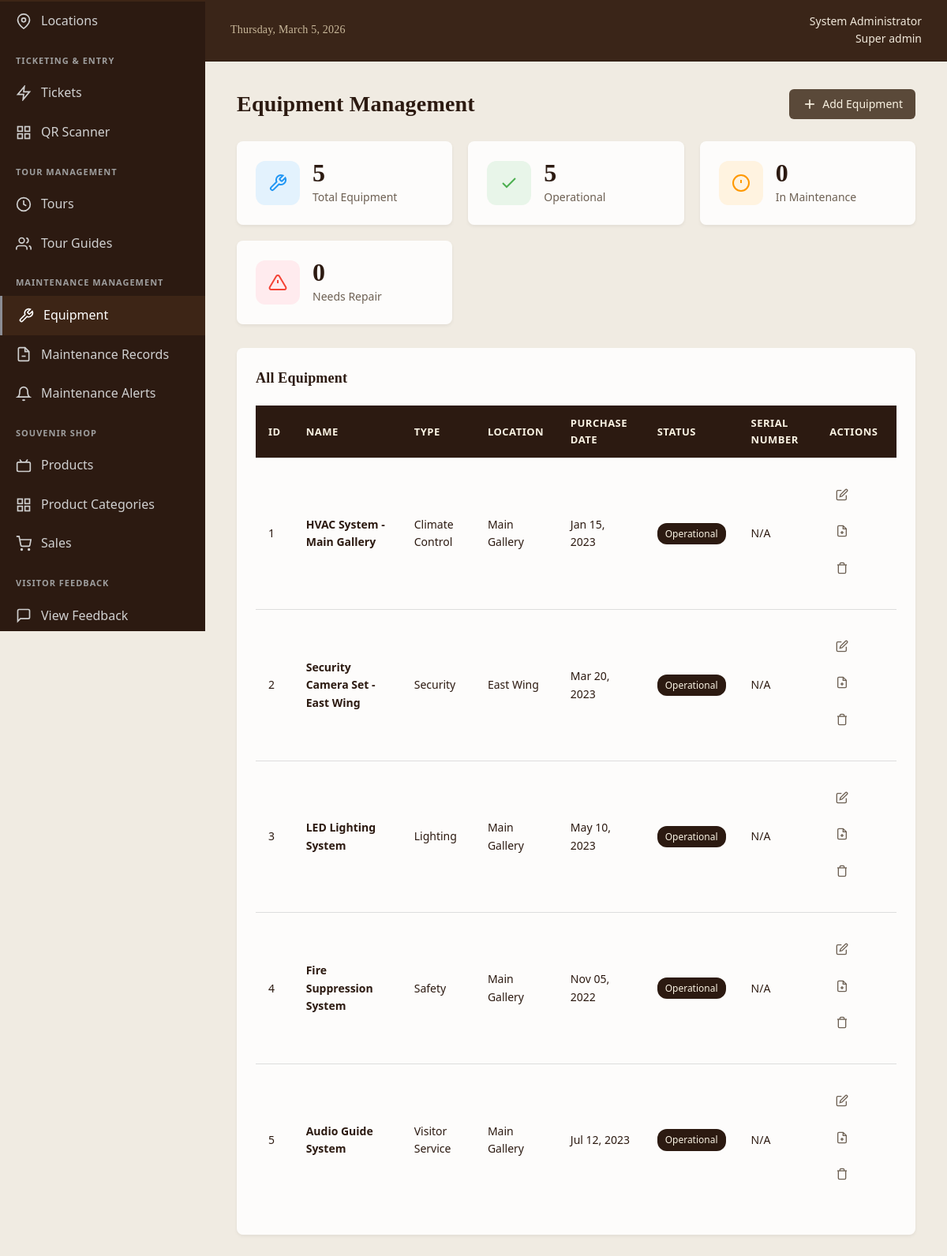
Screenshot of /admin/equipment.php (signed in) with the database file from the repository.
### tables this page shows
CREATE TABLE IF NOT EXISTS equipment (
    equipment_id    INT PRIMARY KEY AUTO_INCREMENT,
    name            VARCHAR(200) NOT NULL,
    equipment_type  VARCHAR(100) NOT NULL,
    location_id     INT,
    purchase_date   DATE,
    warranty_expiry DATE,
    status          ENUM('operational', 'maintenance', 'repair', 'retired') DEFAULT 'operational',
    serial_number   VARCHAR(100),
    description     TEXT,
    created_at      TIMESTAMP DEFAULT CURRENT_TIMESTAMP,
    FOREIGN KEY (location_id) REFERENCES locations(location_id)
);

CREATE TABLE IF NOT EXISTS locations (
    location_id INT PRIMARY KEY AUTO_INCREMENT,
    name        VARCHAR(100) NOT NULL,
    floor       VARCHAR(20),
    capacity    INT,
    description TEXT
);

### config/config.php (called while the page is built, shortened)
<?php
function formatDate($date) {
    return date('M d, Y', strtotime($date));
}
?>

### admin/equipment.php (the view, shortened to what this page needs)
<?php
require_once '../config/config.php';
$stmt = $pdo->query("
    SELECT e.*, l.name as location_name
    FROM equipment e
    LEFT JOIN locations l ON e.location_id = l.location_id
    ORDER BY e.created_at ASC
");
$equipment_list = $stmt->fetchAll();
$total_equipment = $pdo->query("SELECT COUNT(*) as total FROM equipment")->fetch()['total'];
$operational = $pdo->query("SELECT COUNT(*) as total FROM equipment WHERE status = 'operational'")->fetch()['total'];
$maintenance = $pdo->query("SELECT COUNT(*) as total FROM equipment WHERE status = 'maintenance'")->fetch()['total'];
$repair = $pdo->query("SELECT COUNT(*) as total FROM equipment WHERE status = 'repair'")->fetch()['total'];
include 'includes/header.php';
?>
<div class="page-header">
    <h1>Equipment Management</h1>
    <a href="equipment-form.php" class="btn btn-primary">
        <svg width="20" height="20" viewBox="0 0 24 24" fill="none" stroke="currentColor" stroke-width="2">
            <line x1="12" y1="5" x2="12" y2="19"/>
            <line x1="5" y1="12" x2="19" y2="12"/>
        </svg>
        Add Equipment
    </a>
</div>
<div class="stats-grid" style="margin-bottom: 30px;">
    <div class="stat-card">
        <div class="stat-icon" style="background: #e3f2fd;">
            <svg width="24" height="24" viewBox="0 0 24 24" fill="none" stroke="#2196f3" stroke-width="2">
                <path d="M14.7 6.3a1 1 0 0 0 0 1.4l1.6 1.6a1 1 0 0 0 1.4 0l3.77-3.77a6 6 0 0 1-7.94 7.94l-6.91 6.91a2.12 2.12 0 0 1-3-3l6.91-6.91a6 6 0 0 1 7.94-7.94l-3.76 3.76z"/>
            </svg>
        </div>
        <div class="stat-content">
            <h3><?php echo $total_equipment; ?></h3>
            <p>Total Equipment</p>
        </div>
    </div>
    <div class="stat-card">
        <div class="stat-icon" style="background: #e8f5e9;">
            <svg width="24" height="24" viewBox="0 0 24 24" fill="none" stroke="#4caf50" stroke-width="2">
                <polyline points="20 6 9 17 4 12"/>
            </svg>
        </div>
        <div class="stat-content">
            <h3><?php echo $operational; ?></h3>
            <p>Operational</p>
        </div>
    </div>
    <div class="stat-card">
        <div class="stat-icon" style="background: #fff3e0;">
            <svg width="24" height="24" viewBox="0 0 24 24" fill="none" stroke="#ff9800" stroke-width="2">
                <circle cx="12" cy="12" r="10"/>
                <line x1="12" y1="8" x2="12" y2="12"/>
                <line x1="12" y1="16" x2="12.01" y2="16"/>
            </svg>
        </div>
        <div class="stat-content">
            <h3><?php echo $maintenance; ?></h3>
            <p>In Maintenance</p>
        </div>
    </div>
    <div class="stat-card">
        <div class="stat-icon" style="background: #ffebee;">
            <svg width="24" height="24" viewBox="0 0 24 24" fill="none" stroke="#f44336" stroke-width="2">
                <path d="M10.29 3.86L1.82 18a2 2 0 0 0 1.71 3h16.94a2 2 0 0 0 1.71-3L13.71 3.86a2 2 0 0 0-3.42 0z"/>
                <line x1="12" y1="9" x2="12" y2="13"/>
                <line x1="12" y1="17" x2="12.01" y2="17"/>
            </svg>
        </div>
        <div class="stat-content">
            <h3><?php echo $repair; ?></h3>
            <p>Needs Repair</p>
        </div>
    </div>
</div>
<div class="card">
    <div class="card-header">
        <h2>All Equipment</h2>
    </div>
    <div class="card-body">
        <div class="table-responsive">
            <table class="data-table">
                <thead>
                    <tr>
                        <th>ID</th>
                        <th>Name</th>
                        <th>Type</th>
                        <th>Location</th>
                        <th>Purchase Date</th>
                        <th>Status</th>
                        <th>Serial Number</th>
                        <th>Actions</th>
                    </tr>
                </thead>
                <tbody>
                    <?php if (empty($equipment_list)): ?>
                        <tr>
                            <td colspan="8" style="text-align: center;">No equipment found</td>
                        </tr>
                    <?php else: ?>
                        <?php foreach ($equipment_list as $equipment): ?>
                            <tr>
                                <td><?php echo $equipment['equipment_id']; ?></td>
                                <td><strong><?php echo htmlspecialchars($equipment['name']); ?></strong></td>
                                <td><?php echo htmlspecialchars($equipment['equipment_type']); ?></td>
                                <td><?php echo htmlspecialchars($equipment['location_name'] ?? 'N/A'); ?></td>
                                <td><?php echo $equipment['purchase_date'] ? formatDate($equipment['purchase_date']) : 'N/A'; ?></td>
                                <td>
                                    <span class="badge badge-<?php
                                        echo $equipment['status'] == 'operational' ? 'success' :
                                            ($equipment['status'] == 'maintenance' ? 'warning' :
                                            ($equipment['status'] == 'repair' ? 'danger' : 'secondary'));
                                    ?>">
                                        <?php echo ucfirst($equipment['status']); ?>
                                    </span>
                                </td>
                                <td><?php echo htmlspecialchars($equipment['serial_number'] ?? 'N/A'); ?></td>
                                <td>
                                    <div class="action-buttons">
                                        <a href="equipment-form.php?id=<?php echo $equipment['equipment_id']; ?>" class="btn-icon" title="Edit">
                                            <svg width="16" height="16" viewBox="0 0 24 24" fill="none" stroke="currentColor" stroke-width="2">
                                                <path d="M11 4H4a2 2 0 0 0-2 2v14a2 2 0 0 0 2 2h14a2 2 0 0 0 2-2v-7"/>
                                                <path d="M18.5 2.5a2.121 2.121 0 0 1 3 3L12 15l-4 1 1-4 9.5-9.5z"/>
                                            </svg>
                                        </a>
                                        <a href="maintenance-records.php?equipment_id=<?php echo $equipment['equipment_id']; ?>" class="btn-icon" title="Maintenance Records">
                                            <svg width="16" height="16" viewBox="0 0 24 24" fill="none" stroke="currentColor" stroke-width="2">
                                                <path d="M14 2H6a2 2 0 0 0-2 2v16a2 2 0 0 0 2 2h12a2 2 0 0 0 2-2V8z"/>
                                                <polyline points="14 2 14 8 20 8"/>
                                                <line x1="12" y1="18" x2="12" y2="12"/>
                                                <line x1="9" y1="15" x2="15" y2="15"/>
                                            </svg>
                                        </a>
                                        <a href="?delete=<?php echo $equipment['equipment_id']; ?>"
                                           class="btn-icon btn-danger"
                                           onclick="return confirm('Are you sure you want to delete this equipment?')"
                                           title="Delete">
                                            <svg width="16" height="16" viewBox="0 0 24 24" fill="none" stroke="currentColor" stroke-width="2">
                                                <polyline points="3 6 5 6 21 6"/>
                                                <path d="M19 6v14a2 2 0 0 1-2 2H7a2 2 0 0 1-2-2V6m3 0V4a2 2 0 0 1 2-2h4a2 2 0 0 1 2 2v2"/>
                                            </svg>
                                        </a>
                                    </div>
                                </td>
                            </tr>
                        <?php endforeach; ?>
                    <?php endif; ?>
                </tbody>
            </table>
        </div>
    </div>
</div>
<?php include 'includes/footer.php'; ?>

### assets/css/style.css (style rules this page uses)
:root { --cream-harvest: #FAF3E3; --golden-sand: #CFBB9F; --chestnut-grove: #5A4939; --smoky-oak: rgb(109, 96, 83); --cocoa-bark: #2C1A11; --bg-color: #ab9980; --accent: var(--golden-sand); --text-dark: var(--cocoa-bark); --text-light: var(--cream-harvest); --btn-bg: var(--chestnut-grove); --btn-hover: var(--smoky-oak); --card-bg: rgba(255, 255, 255, 0.859); --shadow-color: rgba(44, 26, 17, 0.055); --border-color: rgb(109, 96, 83, 0.864); --card-radius: 14px; --primary-dark: #2C1A11; --primary-light: #CFBB9F; --primary-accent: #FAF3E3; --text-dark-legacy: #2C1A11; --text-light-legacy: #666; --border-color-legacy: #DDD; --shadow: 0 2px 8px rgba(44, 26, 17, 0.1); --spacing-sm: 0.5rem; --spacing-md: 1rem; --spacing-lg: 2rem; --spacing-xl: 3rem; --color-primary: #2C1A11; --color-primary-dark: #1a0f08; --color-secondary: #CFBB9F; --color-bg-main: #2C1A11;; --color-bg-card: rgba(255, 255, 255, 0.859); --color-text-primary: #2C1A11; --color-text-secondary: #6d6053; --color-border: #ddd; --color-sidebar: #2C1A11; --color-sidebar-hover: #3d2516; --color-success: #6c8e7f; --color-warning: #a88f5e; --color-error: #a67474; --color-info: #6c8090; }
* { margin: 0; padding: 0; box-sizing: border-box; }
body { margin: 0; padding: 0; font-family: "Montserrat", system-ui, -apple-system, "Segoe UI", Roboto, "Helvetica Neue", Arial; background: var(--bg-color); color: var(--text-dark); line-height: 1.6; -webkit-font-smoothing: antialiased; -moz-osx-font-smoothing: grayscale; }
body::before { content: ""; position: fixed; top: 0; left: 0; width: 100%; height: 100%; background-image: url("../../img/background.jpg"); background-repeat: no-repeat; background-position: center center; background-size: cover; opacity: 0.18; pointer-events: none; z-index: -1; }
h1, h2, h3, .navbar-brand { font-family: "Playfair Display", Georgia, serif; color: var(--text-dark); letter-spacing: 0.2px; }
.page-header { display: flex; justify-content: space-between; align-items: center; margin-bottom: 24px; }
.page-header h1 { font-size: 28px; color: var(--color-text-primary); font-weight: 600; padding: 0 0; }
.card { background: var(--color-bg-card); border-radius: 8px; padding: 24px; box-shadow: 0 2px 4px rgba(0,0,0,0.06); margin-bottom: 24px; }
.card h2 { font-size: 18px; margin-bottom: 20px; color: var(--color-text-primary); padding-left: 0; padding-right: 0; }
.stats-grid { display: grid; grid-template-columns: repeat(auto-fit, minmax(240px, 1fr)); gap: 20px; margin-bottom: 32px; }
.stat-card { background: var(--color-bg-card); border-radius: 8px; padding: 24px; box-shadow: 0 2px 4px rgba(0,0,0,0.06); display: flex; align-items: center; gap: 16px; }
.stat-icon { width: 56px; height: 56px; border-radius: 12px; display: flex; align-items: center; justify-content: center; }
.stat-content h3 { font-size: 32px; color: var(--color-text-primary); font-weight: 600; line-height: 1; margin-bottom: 4px; }
.stat-content p { font-size: 14px; color: var(--color-text-secondary); }
.btn { display: inline-flex; align-items: center; justify-content: center; gap: 6px; padding: 8px 16px; border: none; border-radius: 6px; font-size: 14px; font-weight: 500; cursor: pointer; transition: all 0.2s; text-decoration: none; white-space: nowrap; height: fit-content; }
.btn-primary { background: var(--color-primary); color: #ffffff; }
.btn-icon { background: none; border: none; padding: 8px; cursor: pointer; color: var(--color-text-secondary); border-radius: 4px; transition: all 0.2s; }
.btn-group, .action-buttons, .button-group { display: flex; gap: 10px; flex-wrap: wrap; align-items: center; margin: 16px 0; }
.action-buttons { display: flex; gap: 8px; }
.table-responsive { overflow-x: auto; }
.data-table { width: 100%; border-collapse: collapse; }
.data-table thead { background: var(--color-bg-main); }
.data-table th { padding: 12px 16px; text-align: left; font-size: 13px; font-weight: 600; color: var(--cream-harvest); text-transform: uppercase; letter-spacing: 0.5px; }
.data-table td { padding: 14px 16px; border-top: 1px solid var(--color-border); font-size: 14px; color: var(--color-text-primary); }
.badge { display: inline-block; padding: 4px 10px; border-radius: 12px; font-size: 12px; font-weight: 500; background: var(--color-bg-main); color: var(--text-light); }
.btn-primary { background-color: var(--btn-bg); color: var(--text-light); border: none; }

### rows the page displays
equipment: equipment_id "1", name "HVAC System - Main Gallery", equipment_type "Climate Control", location.name "Main Gallery", purchase_date "Jan 15, 2023", status "Operational", serial_number "N/A"
equipment: equipment_id "2", name "Security Camera Set - East Wing", equipment_type "Security", location.name "East Wing", purchase_date "Mar 20, 2023", status "Operational", serial_number "N/A"
equipment: equipment_id "3", name "LED Lighting System", equipment_type "Lighting", location.name "Main Gallery", purchase_date "May 10, 2023", status "Operational", serial_number "N/A"
equipment: equipment_id "4", name "Fire Suppression System", equipment_type "Safety", location.name "Main Gallery", purchase_date "Nov 05, 2022", status "Operational", serial_number "N/A"
equipment: equipment_id "5", name "Audio Guide System", equipment_type "Visitor Service", location.name "Main Gallery", purchase_date "Jul 12, 2023", status "Operational", serial_number "N/A"

### other values shown
$_SESSION['admin_name'] "System Administrator"
str_replace('_', ' ', $_SESSION['admin_role']) "Super admin"
$total_equipment "5"
$operational "5"
$maintenance "0"
$repair "0"
